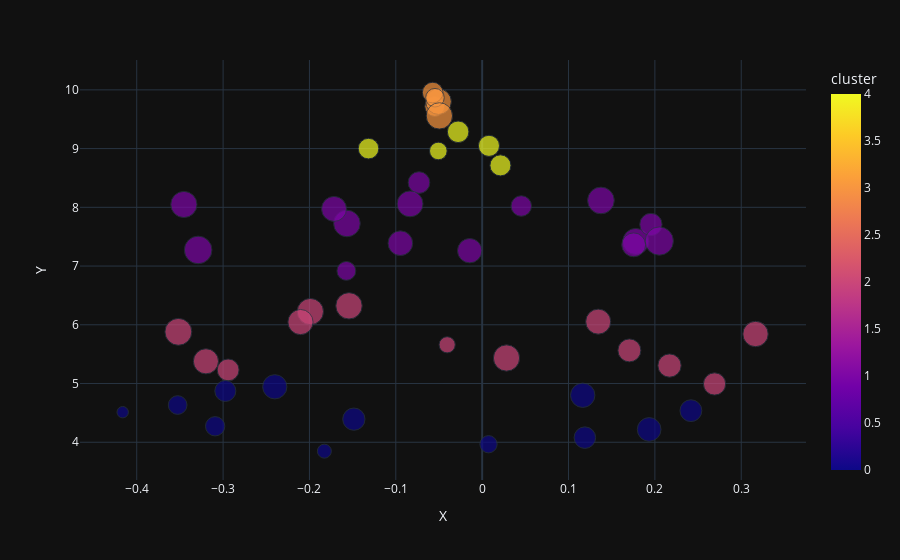

Notebook code cell kept with this figure:
### Code cell
kmeans = KMeans(n_clusters=5, random_state=42)
top_tracks_df['cluster'] = kmeans.fit_predict(X)
X_proj = TSNE(n_components=2, learning_rate='auto',
                  init='random').fit_transform(X)

top_tracks_df['X'] = [item[0] for item in X_proj]
top_tracks_df['Y'] = [item[1] for item in X_proj]

fig = px.scatter(top_tracks_df,x='X',y='Y',color='cluster',size='danceability', template='plotly_dark', hover_data=['name','artist'])
fig.show()

### Figure 1 — Plotly figure (JSON) as saved in the notebook; plotly's stock layout.template omitted (floating-point values rounded to 4 significant figures)
{"data": [{"customdata": [["Southern Magnolia", "Maharaj Trio"], ["The Heart Part 5", "Kendrick Lamar"], ["Worldwide Steppers", "Kendrick Lamar"], ["Satellites", "Ravyn Lenae"], ["Love Me", "Braxe + Falcon"], ["For One Moment Only", "Dieter Reith"], ["A Hairdryer", "The Smile"], ["Air", "SAULT"], ["Home Maker", "Sudan Archives"], ["Mirror", "Kendrick Lamar"], ["Mother I Sober (feat. Beth Gibbons of Portishead)", "Kendrick Lamar"], ["Creative Source", "Braxe + Falcon"], ["Simulation Swarm", "Big Thief"], ["On Hold - Jamie xx Remix", "The xx"], ["Swimmer", "Helena Deland"], ["United In Grief", "Kendrick Lamar"], ["Everything_Now (continued)", "Arcade Fire"], ["Mr. Morale", "Kendrick Lamar"], ["Operator - DJ Koze's 12 inch Extended Disco Version", "Låpsley"], ["Black Cow", "Steely Dan"], ["Silent Chord", "Soichi Terada"], ["Odissi, Pt. 2 (Émotif) [Yuksek Remix]", "Chassol"], ["Pana-vision", "The Smile"], ["SIR BAUDELAIRE (feat. DJ Drama)", "Tyler, The Creator"], ["Love Somebody Else", "Maceo Plex"], ["Step By Step - 12\" Version", "Braxe + Falcon"], ["Open The Floodgates", "The Smile"], ["Baby", "Helena Deland"], ["Organon", "Men I Trust"], ["reprise", "Yaya Bey"], ["NEW DORP. NEW YORK", "SBTRKT"], ["American Coffee", "Jenny Hval"], ["Make You Smile", "Franc Moody"], ["There Only Once", "The Soundcarriers"], ["Lost Track", "HAIM"], ["Speech Bubbles", "The Smile"], ["black screen", "LCD Soundsystem"], ["Walk Like an Egyptian", "The Bangles"], ["Age of Anxiety II (Rabbit Hole)", "Arcade Fire"], ["Dancing in the Moonlight", "Toploader"], ["Collage", "The Three Degrees"], ["Sunset - Jamie xx Edit", "The xx"], ["Informer", "Snow"], ["Dragon Slayer", "Animal Collective"], ["Too Long", "Daft Punk"], ["5.17", "Thom Yorke"], ["Father Time (feat. Sampha)", "Kendrick Lamar"], ["Hémisphère", "Paradis"], ["Tall Tales", "Kennebec"], ["Please", "Jessie Ware"]], "hovertemplate": "X=%{x}<br>Y=%{y}<br>danceability=%{marker.size}<br>name=%{customdata[0]}<br>artist=%{customdata[1]}<br>cluster=%{marker.color}<extra></extra>", "legendgroup": "", "marker": {"color": [2, 2, 0, 3, 2, 2, 4, 0, 2, 0, 4, 2, 2, 1, 1, 0, 0, 3, 1, 3, 1, 0, 3, 1, 1, 4, 0, 2, 2, 0, 1, 1, 1, 2, 3, 0, 2, 2, 1, 1, 0, 1, 2, 4, 1, 0, 4, 1, 0, 1], "coloraxis": "coloraxis", "size": [0.694, 0.7, 0.514, 0.436, 0.771, 0.53, 0.344, 0.217, 0.766, 0.652, 0.492, 0.8, 0.703, 0.759, 0.52, 0.529, 0.331, 0.727, 0.754, 0.473, 0.551, 0.66, 0.383, 0.467, 0.784, 0.471, 0.415, 0.29, 0.6, 0.622, 0.844, 0.394, 0.787, 0.548, 0.77, 0.388, 0.584, 0.711, 0.659, 0.632, 0.55, 0.885, 0.763, 0.494, 0.692, 0.145, 0.514, 0.746, 0.492, 0.674], "sizemode": "area", "sizeref": 0.002213, "symbol": "circle"}, "mode": "markers", "name": "", "orientation": "v", "showlegend": false, "type": "scatter", "x": [0.1344, -0.3199, 0.1189, -0.05492, -0.1542, -0.2942, -0.05076, -0.1827, -0.199, -0.2401, 0.02116, -0.3518, -0.2104, -0.3454, -0.07317, 0.2417, 0.007357, -0.05051, 0.1779, -0.05729, 0.1954, 0.1164, -0.05464, 0.04528, -0.1566, -0.1316, -0.3092, -0.04053, 0.217, 0.1934, -0.3289, -0.1572, 0.1375, 0.2691, -0.04956, -0.3526, 0.1705, 0.3165, -0.01442, 0.1754, -0.1486, 0.2051, 0.0282, 0.007867, -0.1715, -0.4162, -0.02781, -0.08349, -0.2974, -0.09471], "xaxis": "x", "y": [6.054, 5.378, 4.078, 9.717, 6.323, 5.232, 8.96, 3.848, 6.225, 4.945, 8.714, 5.88, 6.047, 8.048, 8.422, 4.538, 3.966, 9.8, 7.419, 9.954, 7.708, 4.8, 9.866, 8.023, 7.725, 9.0, 4.272, 5.659, 5.306, 4.218, 7.274, 6.918, 8.117, 4.992, 9.557, 4.634, 5.564, 5.843, 7.262, 7.362, 4.393, 7.426, 5.435, 9.047, 7.973, 4.512, 9.286, 8.059, 4.873, 7.389], "yaxis": "y"}], "layout": {"coloraxis": {"colorbar": {"title": {"text": "cluster"}}, "colorscale": [[0, "#0d0887"], [0.1111, "#46039f"], [0.2222, "#7201a8"], [0.3333, "#9c179e"], [0.4444, "#bd3786"], [0.5556, "#d8576b"], [0.6667, "#ed7953"], [0.7778, "#fb9f3a"], [0.8889, "#fdca26"], [1, "#f0f921"]]}, "legend": {"itemsizing": "constant", "tracegroupgap": 0}, "margin": {"t": 60}, "xaxis": {"anchor": "y", "domain": [0, 1], "title": {"text": "X"}}, "yaxis": {"anchor": "x", "domain": [0, 1], "title": {"text": "Y"}}}}
